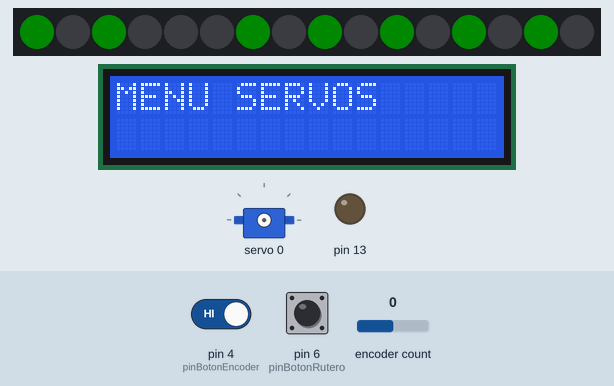
A sketch run on a simulated Arduino Uno, built with avr-gcc and run on an emulated ATmega328P. Parts: 16 RGB LEDs in strip order, left to right, 16×2 character LCD, servo, output pins drawn as LEDs (lit = HIGH). The test bench sets the inputs (shaded band); at power-on: pin 4 (pinBotonEncoder) HIGH, pin 6 (pinBotonRutero) HIGH, encoder count 0. Dim RGB values are drawn brighter than linear; what the sketch prints to the serial monitor is not drawn.

Above: at 5.3 s.
5.4 s: pin 4 (pinBotonEncoder) driven LOW
At 5.55 s:
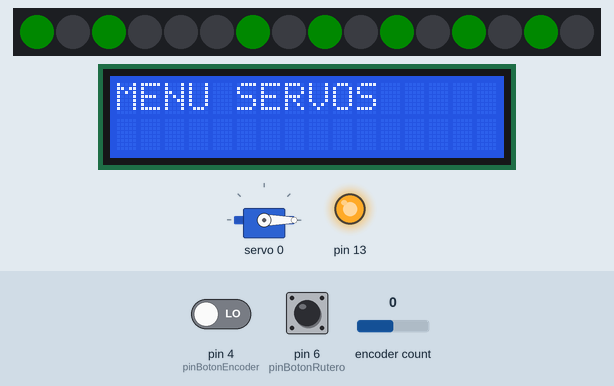
7.3 s: pin 6 (pinBotonRutero) pulled LOW for 3.2 s
At 11.5 s:
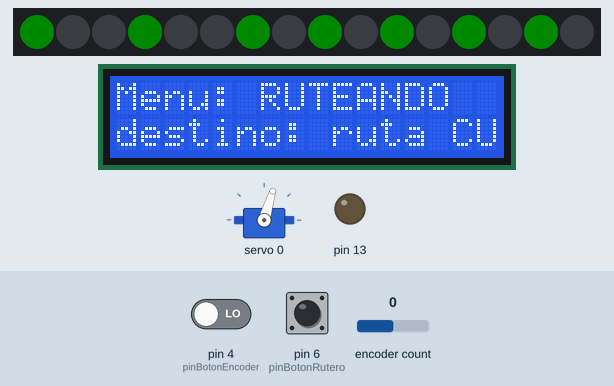
12.0 s: encoder count set to 4
At 13.0 s:
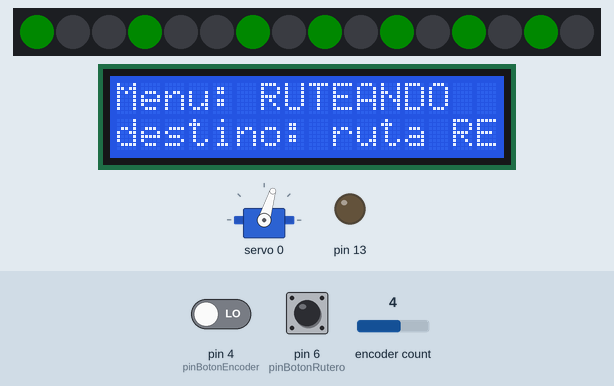
13.5 s: encoder count set to 3
At 14.0 s:
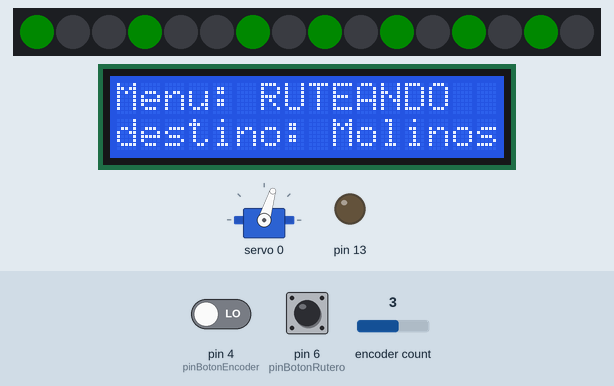
15.0 s: encoder count set to 2
At 15.3 s:
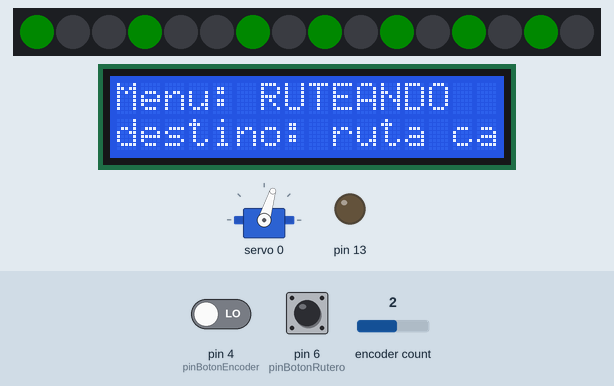
16.5 s: pin 6 (pinBotonRutero) pulled LOW for 0.15 s
At 18.5 s:
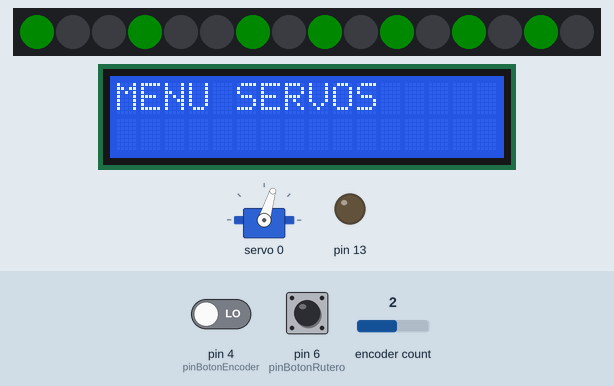
Timing chart, 0 to 20.0 s (numbered marks = the images above; inputs shaded):
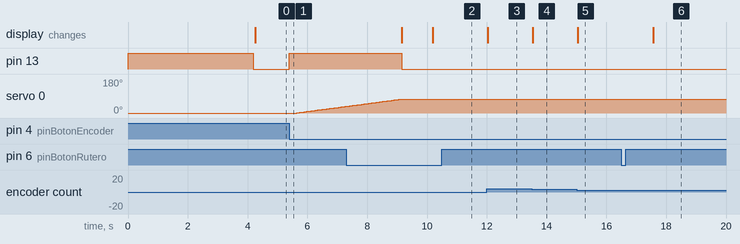

The sketch:

agujetasconservo_V4.ino
```cpp
/*  / version para el agujetas pero solamente servos.
                                 ,,
           __                  o-°°|\_____/)
      (___()'`; Agujetas Servos \_/|_)     )
      /,    /`                     \  __  /
      \\"--\\                      (_/ (_/


// notas a dia 28 de abril 2023

Alta nueva placa en el personal.h
1)..... sustituir la x por el nombre/numero que se quiera.
añadimos estas dos lines por cada placa
numero de direccion:
      const byte direccion_placa_X = 0x60;
creamos el objeto:
      Adafruit_PWMServoDriver placa_X = Adafruit_PWMServoDriver(direccion_placa_x);

modulo agujetasconservo.
2).....
En el void setup()  copiamos las lineas de cualquier de las dos placas que hay ( x es el nombre que hemos dado)
      placa_x.begin();
      placa_x.setPWMFreq(60);  // Analog NUMERO_SERVO run at ~60 Hz updates
      placa_x.setOscillatorFrequency(25000000);

En el void colocacion()  añadimos esta  linea a los dos for que hay
      placa_x.writeMicroseconds(todos, vamos);

 Y para acabar,
en el void atacarservo()
copiamos un case entero con el numero 3 y lo ponemos a continuacion,
tanto en el lado recto como curvo. No habria que hacer nada mas.
siempre guardaremos una copia y realizamos los pasos.
------------------------                     ----------------------
-------------------------------------------------------------------
-------------------------------------------------------------------


daremos de alta en la pestaña de personal a los diferentes servos ,
rellenando adecuadamente cada campo, tenemos la facilidad de poder
poner un servo en el pin que mas nos guste, no tienen porque estar
en orden. Lo que no podemos hacer es poner dos numeros iguales o
dos servos en el mismo numero de pin,
si queremos "hermanar" dos servos en el campo solidario le ponemos
el numero que nos interese, hay que hacer los mismo en el otro servo
para que tanto moviendo uno como el otro, ambos se muevan.
en caso de ser una aguja individual el campo se debe rellenar con
el numero 99.

estamos proyectado poner led para el tco de la serie w2812 (5050).
para solo utilizar un pin, es que de lo contrario serian dos pines
por desvio, y a na que tengamos 30 seria un manojo de cables.

dia 29/04/2023.

Se modifica la parte del inicio para poner la tira de led en verde
y se implementa dos nuevos campos en el struct para contemplar
las dos posibilidades.

Casi que descargo usar la pantalla tft en i2c por el gran
volumen de memoria que consume.

04-05
He puesto a la funcion atacaservo dos variables para controlar los pasos y el tiempo
asi se puede personalizar,

// esta versión es la que nos envio felix el dia 29/05. por lo tanto es la ÚLTIMA
// hay algunos cambios, sin mucha importancia a fecha 24/12/2023

 __| |________________| |__
(__| |________________| |__)
   | |  Pines Usados  | |
 __| |________________| |__
(__|_|________________|_|__)


D2 -> encoder gira a un lado.
D3 -> encoder gira a un lado.
D4 -> boton encoder.
D6 -> boton para ruteando.
D8 -> tira de led. poner una resistencia de 480 a este cable.
D13 -> PERMENCE ENCENDIDO MIENTRAS LOS SERVOS SE MUEVAN. AL INICIO Y LUEGO AL MOVERSE
A4 -> SDA.
A5 -> SCL.

*/
//

//librerias
#include <Wire.h>                     //https://www.arduino.cc/en/reference/wire
#include <Adafruit_PWMServoDriver.h>  //https://github.com/adafruit/Adafruit-PWM-Servo-Driver-Library
#include <RotaryEncoder.h>            // https://github.com/mathertel/RotaryEncoder
#include <Adafruit_NeoPixel.h>
#include "personal.h"
#include <LiquidCrystal_I2C.h>


String version = "3.20  23-12-23";

//Servos, poner los que usan,

unsigned long controlTiempoRecorro = 0;   // Llevamos el control de tiempo que ha pasado
int intervaloControlTiempoRecorrido = 5;  // Intervalo entre las veces que tiene que escribir
bool terminado_subir = true;

unsigned long controlTiempoRecorroBaja = 0;   // Llevamos el control de tiempo que ha pasado
int intervaloControlTiempoRecorridoBaja = 5;  // Intervalo entre las veces que tiene que escribir
bool terminado_bajar = true;

// encoder
const int Encoder_clk = 2;
const int Encoder_dt = 3;
const int pinBotonEncoder = 4;

int rotaciones = 0;
int estado_btn_old = 0;
byte pos = 1;
byte RANGO_MINIMO_ENCODER = 0;
byte RANGO_MAXIMO_ENCODER = NUMERO_SERVOS - 1;


// luces
const byte LED_PIN = 8;
const byte TOTAL_LED = 16;
const byte BRIGHTNESS = 20;
int cuenta;

bool rutero = false;  // si es true, es para las rutas
byte pinBotonRutero = 6;
byte estado_botonruta_old = 0;

byte longitud_ruta = 0;
byte agujafectada;
bool estado_requerido;


// led rojo ahora sera negro
int r = 0;  // 255 para rojo
int g = 0;
int b = 0;

// led verde
int r1 = 0;
int g1 = 255;  // 255 para verde
int b1 = 0;

// otros objetos de la aplicacion.
Adafruit_NeoPixel MisLuces(TOTAL_LED, LED_PIN, NEO_GRB + NEO_KHZ800);
RotaryEncoder encoder(Encoder_clk, Encoder_dt, RotaryEncoder::LatchMode::FOUR3);

// pantalla
LiquidCrystal_I2C lcd(direccion_lcd4li, 20, 4);

int rojo = MisLuces.Color(255, 0, 0);
int verde = MisLuces.Color(0, 255, 0);
// caracteres españoles
byte u2[8] = {
  B00010,
  B00100,
  B00000,
  B10001,
  B10001,
  B10001,
  B10011,
  B01101
};
byte o2[8] = {
  B00010,
  B00100,
  B01110,
  B10001,
  B10001,
  B10001,
  B01110,
  B00000
};
byte i2[8] = {
  B00001,
  B00010,
  B01100,
  B00100,
  B00100,
  B00100,
  B01110,
  B00000
};


void checkPosition() {
  encoder.tick();
}


/*!
  @brief   Cada vez que giramos el encoder, salta la interrupcion.
  @info:   Aumenta o disminuye el valor de una variable.
  @return  No devuelve nada
*/
int ENCODER() {
  encoder.tick();
  rotaciones = encoder.getPosition();

  if (rutero == false) {  // estamos con los servos

    if (rotaciones < RANGO_MINIMO_ENCODER) {
      encoder.setPosition(RANGO_MINIMO_ENCODER);
      rotaciones = RANGO_MINIMO_ENCODER;
    } else if (rotaciones > RANGO_MAXIMO_ENCODER) {  // (rotaciones >= RANGO_MAXIMO_ENCODER)
      encoder.setPosition(RANGO_MAXIMO_ENCODER);
      rotaciones = RANGO_MAXIMO_ENCODER;
    }

    if (pos != rotaciones) {
      pos = rotaciones;
      Serial.print("Encodere -> ");
      Serial.println(rotaciones);
      mostrar_posicion_encoder(rotaciones);
    }

  }  // servos


  if (rutero == true) {  // rutas

    if (rotaciones < RANGO_MINIMO_ENCODER) {
      encoder.setPosition(RANGO_MINIMO_ENCODER);
      rotaciones = RANGO_MINIMO_ENCODER;
    } else if (rotaciones > RANGO_MAXIMO_ENCODER) {  // (rotaciones >= RANGO_MAXIMO_ENCODER)
      encoder.setPosition(RANGO_MAXIMO_ENCODER);
      rotaciones = RANGO_MAXIMO_ENCODER;
    }

    if (pos != rotaciones) {
      pos = rotaciones;
      mostrar_menuRutas(rotaciones);
      Serial.print("Ruta -> ");
      Serial.println(rotaciones);
      //mostrar_posicion_encoder(rotaciones);
    }

  }  // rutas
}


/*!
  @brief   Se lee continuamente en el loop.
  @info:   Con el cambiamos del menu servo a menu ruta.
  @return  No devuelve nada
*/

void botonRutero() {
  bool estado_botonruta = digitalRead(pinBotonRutero);


  if ((estado_botonruta_old == HIGH) && (estado_botonruta == LOW)) {

    rutero = !rutero;
    if (rutero == true) {                                /// ESTAMOS CON LAS RUTAS.
      RANGO_MAXIMO_ENCODER = RANGO_MAXIMO_EN_RUTAS - 1;  //  maximo valor array rutas
      encoder.setPosition(RANGO_MINIMO_ENCODER);
      encoder.tick();
      Serial.print("Ruta -> ");
      Serial.println(rutero);
      delay(1000);
      lcd.clear();
      mostrar_menuRutas(0);
    } else {
      RANGO_MAXIMO_ENCODER = NUMERO_SERVOS - 1;
      encoder.setPosition(RANGO_MINIMO_ENCODER);
      encoder.tick();
      Serial.print("Aguja -> ");
      Serial.println(rutero);
      delay(1000);
      lcd.clear();
      mostrar_posicion_encoder(rotaciones);
      // mostrar_valor_posicion(Guarda_aguja[rotaciones].struct_estado);
    }
  }
  estado_botonruta_old = estado_botonruta;
}


/*!
  @brief   Se lee continuamente en el loop.
  @info:   Dependiendo del menu o pone los servo a 1 o va la ruta establecida.
  @return  No devuelve nada
*/

void botonEncoder() {
  bool estado_btn = digitalRead(pinBotonEncoder);
  if (estado_btn_old == HIGH && estado_btn == LOW) {
    if (rutero == false) {                 // son los servos.  Se pone a uno para identificar
      MiniServo[rotaciones].contador = 1;  //que hay que moverlo.
      if (MiniServo[rotaciones].solidario != 99) {
        byte amigo = MiniServo[rotaciones].solidario;
        MiniServo[amigo].contador = 1;
      }
    } else {
      run_option(rotaciones);
    }
  }

  estado_btn_old = estado_btn;
}


/*!
  @brief   Se ejecuta cada inicio.
  @info:   Asi nos aseguramos de saber que esta cada aguja en su sitio
  @return  No devuelve nada
*/

void colocacion() {
  int situoIni;
  int situoFin;
  byte placa;
  byte pin_placa;

  for (int cuentaservo = 0; cuentaservo < NUMERO_SERVOS; cuentaservo++) {
    Serial.print(F("Numero de servo -> "));
    Serial.println(cuentaservo);
    situoIni = MiniServo[cuentaservo].angulo_inicio;
    situoFin = MiniServo[cuentaservo].angulo_final;
    int calculo = situoFin - situoIni / 2;
    placa = MiniServo[cuentaservo].placa;
    pin_placa = MiniServo[cuentaservo].pin_placa_servo;
    switch (placa) {
      case 1:
        for (int vamos = situoIni + calculo; vamos < situoFin; vamos = vamos + 3) {
          placa_uno.writeMicroseconds(pin_placa, vamos);
          delay(10);
        }
        for (int vamos = situoFin; vamos > situoIni; vamos = vamos - 3) {
          placa_uno.writeMicroseconds(pin_placa, vamos);
          lcd.setCursor(3, 2);
          lcd.print("vamos por el ");
          lcd.print(cuentaservo);
          delay(10);
        }
        break;
      case 2:

        for (int vamos = situoIni + calculo; vamos < situoFin; vamos = vamos + 3) {
          placa_dos.writeMicroseconds(pin_placa, vamos);
          delay(10);
        }
        for (int vamos = situoFin; vamos > situoIni; vamos = vamos - 3) {
          placa_dos.writeMicroseconds(pin_placa, vamos);
          lcd.setCursor(3, 2);
          lcd.print("vamos por el ");
          lcd.print(cuentaservo);
          delay(10);
        }
        break;
    }
  }
}

void _informeRuta(byte quien) {
  int valores;

  valores = digitalRead(13);
  if (valores == true) {
    if (rutero == true) {
      lcd.setCursor(4, 3);
      lcd.print("MOVIENDO..");
      lcd.print(quien);
    }
  } else {
    if (rutero == true) {
      lcd.setCursor(4, 3);
      lcd.print("             ");
    }
  }
}

/*!
  @brief   Es llamada por situoservos().
  @param numero_placa:  Nos indica la placa pca9685 que debemos atacar.
  @param indice_servo:  Nos indica el servo a mover.
  @return  No devuelve nada
*/
void atacaservo(byte numero_placa, byte indice_servo) {

  //////////////////////////////////////////////////////
  //            posicion de recto
  //////////////////////////////////////////////////////

  byte pasos_movemos = 4;    // no son angulos,
  byte tiempo_retardo = 18;  // delay para cada paso del for 85
  byte rojos;
  byte verdes;
  int situoIni;
  int situoFin;
  byte pinto = 0;
  if (MiniServo[indice_servo].dondeestoy == posicion_recto) {  // estamos en recto
    byte quien = MiniServo[indice_servo].pin_placa_servo;
    rojos = MiniServo[indice_servo].orden_tira_rojo;
    verdes = MiniServo[indice_servo].orden_tira_verde;
    switch (numero_placa) {
      case 1:
        situoIni = MiniServo[indice_servo].angulo_inicio;
        situoFin = MiniServo[indice_servo].angulo_final;
        for (int vamos = situoIni; vamos <= situoFin; vamos = vamos + pasos_movemos) {
          //Serial.println(pinto);
          //pinto++;
          placa_uno.writeMicroseconds(quien, vamos);
          digitalWrite(13, HIGH);
          _informeRuta(quien);
          delay(tiempo_retardo);
        }
        digitalWrite(13, LOW);
        _informeRuta(88);
        MiniServo[indice_servo].dondeestoy = posicion_curva;
        MiniServo[indice_servo].contador = 0;
        break;
      case 2:
        situoIni = MiniServo[indice_servo].angulo_inicio;
        situoFin = MiniServo[indice_servo].angulo_final;
        for (int vamos = situoIni; vamos <= situoFin; vamos = vamos + pasos_movemos) {
          // Serial.println(pinto);
          // pinto++;
          placa_dos.writeMicroseconds(quien, vamos);
          digitalWrite(13, HIGH);
          _informeRuta(quien);
          delay(tiempo_retardo);
        }
        digitalWrite(13, LOW);
        _informeRuta(88);
        MiniServo[indice_servo].dondeestoy = posicion_curva;
        MiniServo[indice_servo].contador = 0;
        break;
    }
    MisLuces.setPixelColor(verdes, MisLuces.Color(r, g, b));
    MisLuces.setPixelColor(rojos, MisLuces.Color(r1, g1, b1));
    MisLuces.show();
    if (rutero == false) {
      lcd.setCursor(13, 2);
      if (MiniServo[rotaciones].dondeestoy == false) {
        lcd.print("Recto");
      } else {
        lcd.print("Curvo");
      }
    }
    return;
  }

  //////////////////////////////////////////////////////
  //            posicion de curvo
  //////////////////////////////////////////////////////

  if (MiniServo[indice_servo].dondeestoy == posicion_curva) {  // estamos en curvo
    int quien = MiniServo[indice_servo].pin_placa_servo;
    pinto = 0;
    rojos = MiniServo[indice_servo].orden_tira_rojo;
    verdes = MiniServo[indice_servo].orden_tira_verde;
    switch (numero_placa) {
      case 1:
        situoIni = MiniServo[indice_servo].angulo_inicio;
        situoFin = MiniServo[indice_servo].angulo_final;
        for (int vamos = situoFin; vamos >= situoIni; vamos = vamos - pasos_movemos) {
          placa_uno.writeMicroseconds(quien, vamos);
          digitalWrite(13, HIGH);
          _informeRuta(quien);
          delay(tiempo_retardo);
        }
        digitalWrite(13, LOW);
        _informeRuta(88);
        MiniServo[indice_servo].dondeestoy = posicion_recto;
        MiniServo[indice_servo].contador = 0;
        break;
      case 2:
        situoIni = MiniServo[indice_servo].angulo_inicio;
        situoFin = MiniServo[indice_servo].angulo_final;
        for (int vamos = situoFin; vamos >= situoIni; vamos = vamos - pasos_movemos) {
          placa_dos.writeMicroseconds(quien, vamos);
          digitalWrite(13, HIGH);
          _informeRuta(quien);
          delay(tiempo_retardo);
        }
        digitalWrite(13, LOW);
        _informeRuta(88);
        MiniServo[indice_servo].dondeestoy = posicion_recto;
        MiniServo[indice_servo].contador = 0;
        break;
    }
    MisLuces.setPixelColor(rojos, MisLuces.Color(r, g, b));
    MisLuces.setPixelColor(verdes, MisLuces.Color(r1, g1, b1));
    MisLuces.show();
    if (rutero == false) {
      lcd.setCursor(13, 2);
      if (MiniServo[rotaciones].dondeestoy == false) {
        lcd.print("Recto");
      } else {
        lcd.print("Curvo");
      }
    }
  }
}


void ponerlucesinicio() {
  byte rojos;
  byte verdes;
  for (int cuentaservo = 0; cuentaservo < NUMERO_SERVOS; cuentaservo++)  //
  {
    rojos = MiniServo[cuentaservo].orden_tira_rojo;
    verdes = MiniServo[cuentaservo].orden_tira_verde;
    MisLuces.setPixelColor(rojos, MisLuces.Color(r, g, b));
    MisLuces.setPixelColor(verdes, MisLuces.Color(r1, g1, b1));
    MisLuces.show();
  }
}

void mostrar_posicion_encoder(int _posicion) {
  lcd.clear();
  lcd.setCursor(0, 0);
  lcd.print("MENU SERVOS ");
  lcd.setCursor(0, 1);
  lcd.print("Desv");
  lcd.write(2);
  lcd.print("o    ->");
  lcd.setCursor(12, 1);
  int mostrarPosicion = _posicion;             // +1
  if (mostrarPosicion < 10) lcd.print("   ");  // ponemos un espacio delante si es de un dígito
  lcd.print(mostrarPosicion);
  lcd.setCursor(0, 2);
  lcd.print("Estado:   -> ");

  if (MiniServo[rotaciones].dondeestoy == false) {
    lcd.print("Recto");
  } else {
    lcd.print("Curvo");
  }

  lcd.setCursor(0, 3);
  if (MiniServo[rotaciones].solidario != 99) {
    lcd.print("Solidario ->   ");
    lcd.print((MiniServo[rotaciones].solidario));
  } else {
    lcd.print("                   ");
  }
}


void cartapresentacion() {

  lcd.clear();
  lcd.setCursor(0, 0);
  lcd.print("AGUJETAS CON SERVOS");
  lcd.setCursor(0, 1);
  lcd.print("Ver. ");
  lcd.print(version);
  lcd.setCursor(5, 8);
  lcd.print("EMPEZAMOS");
  lcd.setCursor(5, 3);
  lcd.print(PRESENTACION);
  delay(4000);
  lcd.clear();
}

void situoservos() {
  for (int cuentaservo = 0; cuentaservo < NUMERO_SERVOS; cuentaservo++)  //
  {
    if (MiniServo[cuentaservo].contador == 1)  //
    {
      byte cuentaplaca = MiniServo[cuentaservo].placa;
      atacaservo(cuentaplaca, cuentaservo);
    }
  }
}


void setup() {
  Serial.begin(115200);
  placa_uno.begin();
  placa_uno.setPWMFreq(60);  // Analog NUMERO_SERVO run at ~60 Hz updates
  placa_uno.setOscillatorFrequency(25000000);
  placa_dos.begin();
  placa_dos.setPWMFreq(60);  // Analog NUMERO_SERVO run at ~60 Hz updates
  placa_dos.setOscillatorFrequency(25000000);

  relleno_base();
  MaestroRutas();
  pinMode(pinBotonEncoder, INPUT_PULLUP);
  pinMode(pinBotonRutero, INPUT_PULLUP);
  pinMode(13, OUTPUT);
  digitalWrite(13, HIGH);
  MisLuces.begin();
  MisLuces.setBrightness(10);
  MisLuces.clear();
  encoder.setPosition(RANGO_MINIMO_ENCODER);
  encoder.tick();
  Serial.println(__FILE__);
  lcd.init();
  lcd.clear();
  lcd.backlight();
  lcd.createChar(0, u2);
  lcd.createChar(1, o2);
  lcd.createChar(2, i2);
  cartapresentacion();
  _cofiguracionServos();
  //colocacion();
  ponerlucesinicio();
  digitalWrite(13, LOW);
}


void loop() {
  int valores;
  ENCODER();
  valores = digitalRead(13);
  if (valores == false) {
    botonEncoder();
    botonRutero();
  } else {
    Serial.println("paso por aqui");
    if (rutero == true) {
    }
  }
  situoservos();
}
```

Source omitted: menurutas.ino (2650 bytes), personal.h (9116 bytes)

Measured:
- after the input at 5.4 s, pin 13: LOW → HIGH at once; servo 0: moves from 0° to 35° over 1.6 s, starting after 0.24 s
- after the input at 7.3 s, the display: first differs from a run without the input after 2.9 s (image 2)
- after the input at 12.0 s, the display: changes at once (image 3)
- after the input at 13.5 s, the display: changes at once (image 4)
- after the input at 15.0 s, the display: changes at once (image 5)
- after the input at 16.5 s, the display: changes after 1.1 s (image 6)
